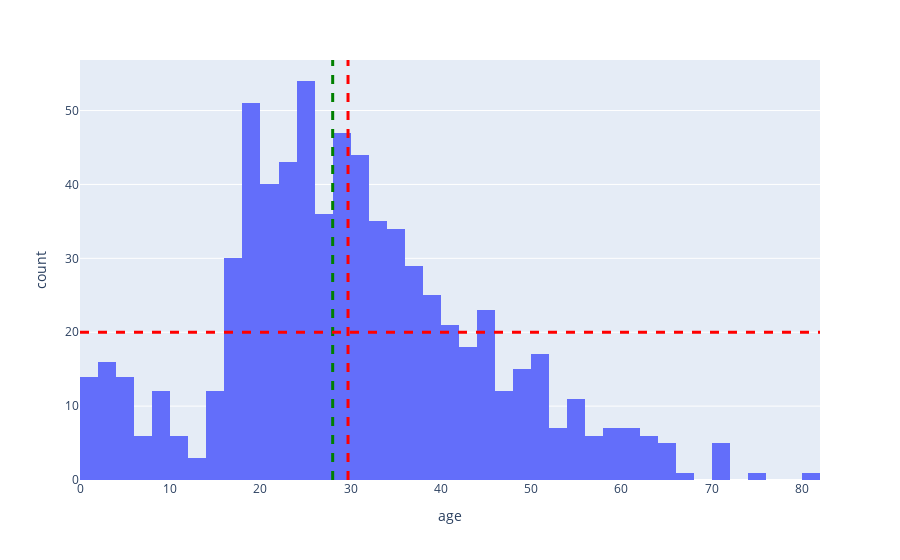

Notebook cell for this chart:
### Code cell
# Create a histogram using Plotly Express for the "age" column from the "titanic" DataFrame
fig = px.histogram(titanic, x="age")

# Add vertical lines to the histogram to indicate the median and mean age
# Median age is represented by a green dashed line
fig.add_vline(titanic.age.median(), line_width=3, line_dash="dash", line_color="green")

# Mean age is represented by a red dashed line
fig.add_vline(titanic.age.mean(), line_width=3, line_dash="dash", line_color="red")

# Add a horizontal line at the age of 20 (line_width=3, dashed line, red color)
fig.add_hline(20, line_width=3, line_dash="dash", line_color="red")

# Display the customized histogram with vertical and horizontal lines
fig.show()

### Figure 1 — Plotly figure (JSON) as saved in the notebook; plotly's stock layout.template omitted (floating-point values rounded to 4 significant figures; data arrays with more than 128 entries replaced by an {"elided": "..."} marker saying what was removed)
{"data": [{"alignmentgroup": "True", "bingroup": "x", "hovertemplate": "age=%{x}<br>count=%{y}<extra></extra>", "legendgroup": "", "marker": {"color": "#636efa", "pattern": {"shape": ""}}, "name": "", "offsetgroup": "", "orientation": "v", "showlegend": false, "type": "histogram", "x": {"elided": "891 float values"}, "xaxis": "x", "yaxis": "y"}], "layout": {"barmode": "relative", "legend": {"tracegroupgap": 0}, "margin": {"t": 60}, "shapes": [{"line": {"color": "green", "dash": "dash", "width": 3}, "type": "line", "x0": 28, "x1": 28, "xref": "x", "y0": 0, "y1": 1, "yref": "y domain"}, {"line": {"color": "red", "dash": "dash", "width": 3}, "type": "line", "x0": 29.7, "x1": 29.7, "xref": "x", "y0": 0, "y1": 1, "yref": "y domain"}, {"line": {"color": "red", "dash": "dash", "width": 3}, "type": "line", "x0": 0, "x1": 1, "xref": "x domain", "y0": 20, "y1": 20, "yref": "y"}], "xaxis": {"anchor": "y", "domain": [0, 1], "title": {"text": "age"}}, "yaxis": {"anchor": "x", "domain": [0, 1], "title": {"text": "count"}}}}
